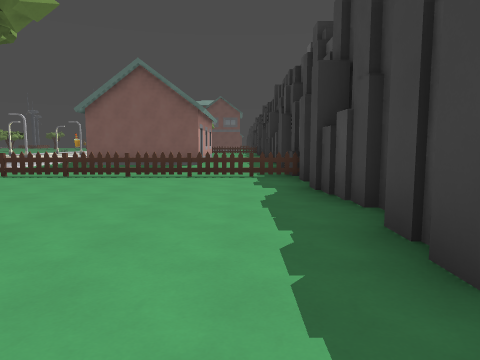
View 1 (above)

24 first-person views from a walk through a level from a Godot 3-D game. The camera is 1.5 m above the floor, tilts 6° down and sees 70° across. The floor is counted in squares, 2 m on a side. Each view is taken from the middle of a square. On the plan, view 1 faces up. The plan holds only what a view shows up to about 11 squares ahead; the rest is blank. The place goes on beyond the plan. Characters and animated objects are not drawn. Some surface patterns are stand-ins.

View 2
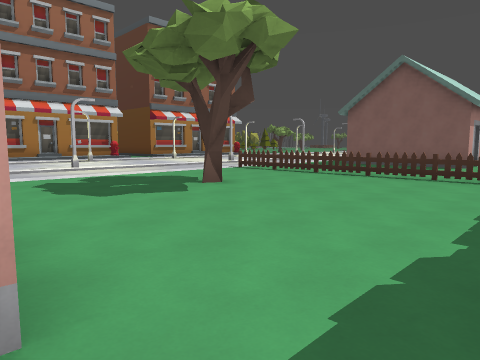

View 3
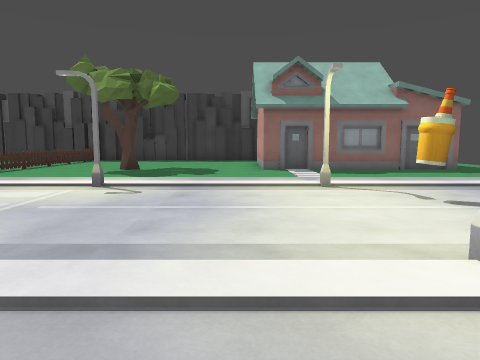

View 4
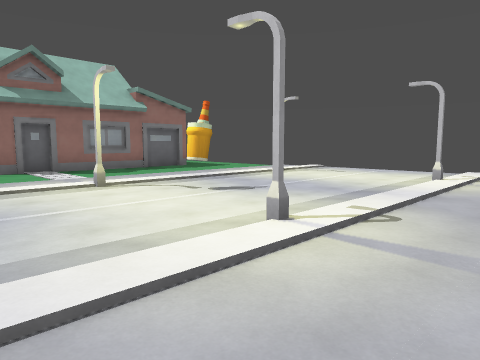

View 5
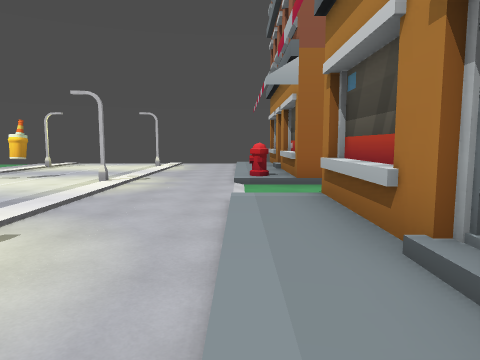

View 6
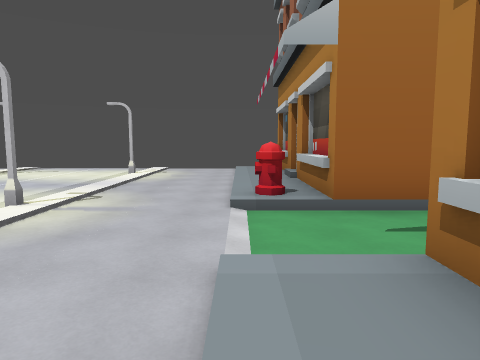

View 7
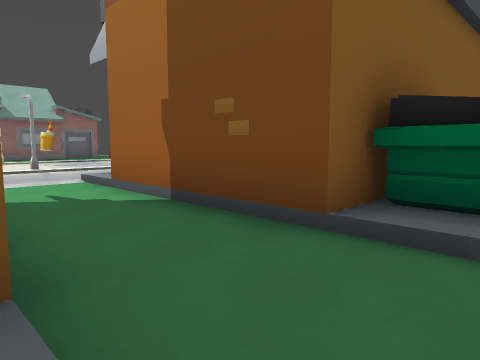

View 8
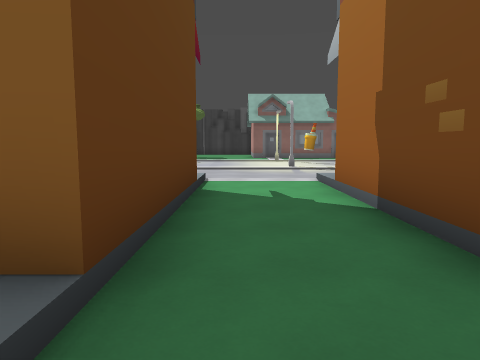

View 9
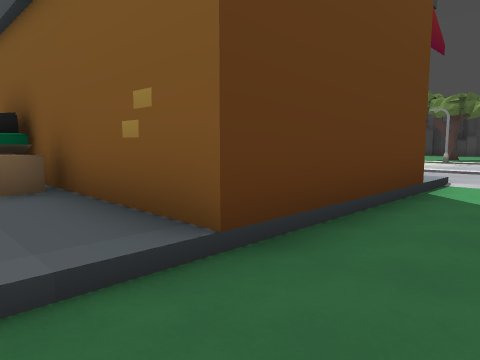

View 10
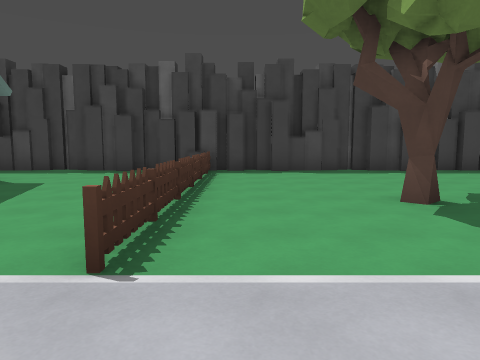

View 11
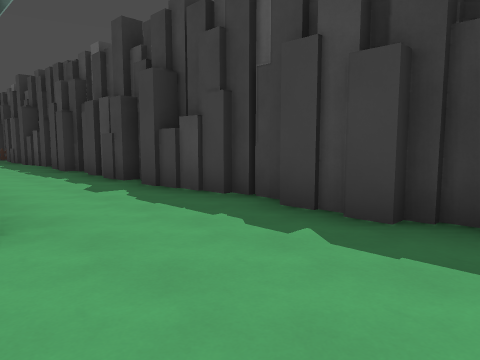

View 12
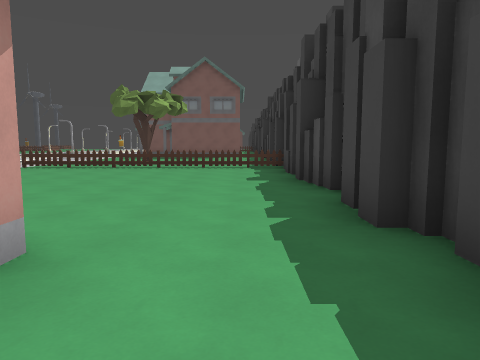

View 13
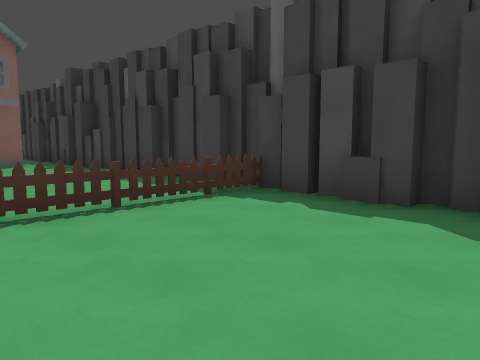

View 14
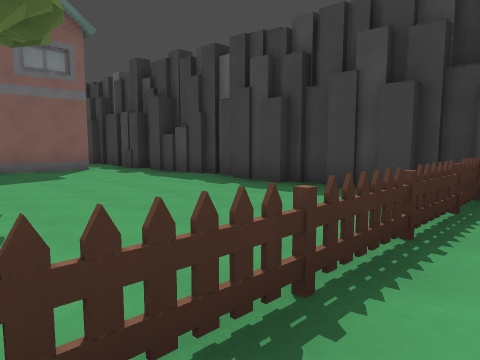

View 15
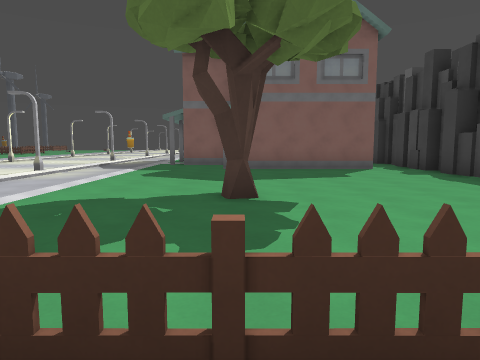

View 16
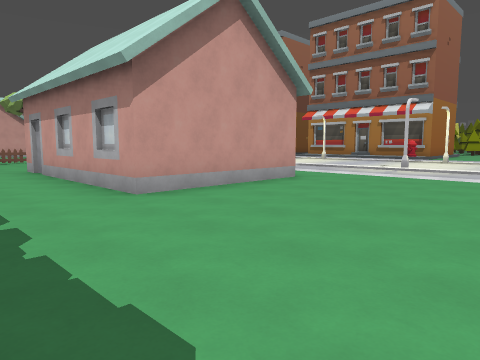

View 17
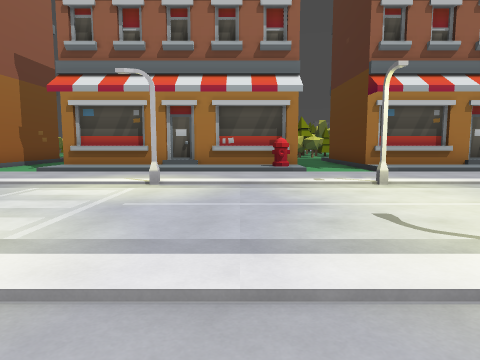

View 18
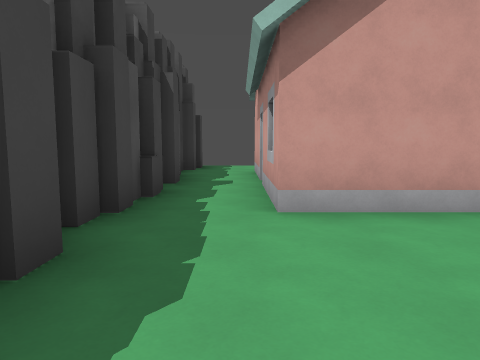

View 19
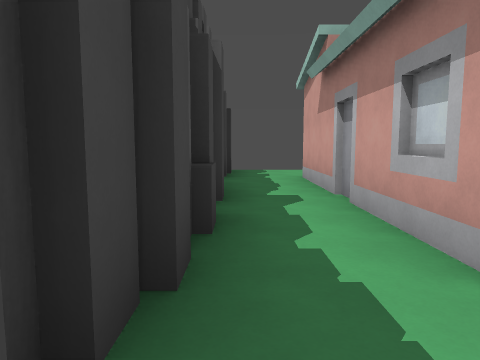

View 20
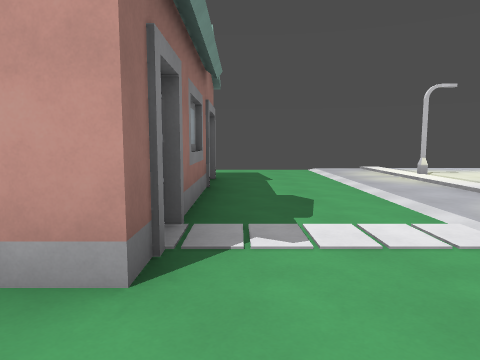

View 21
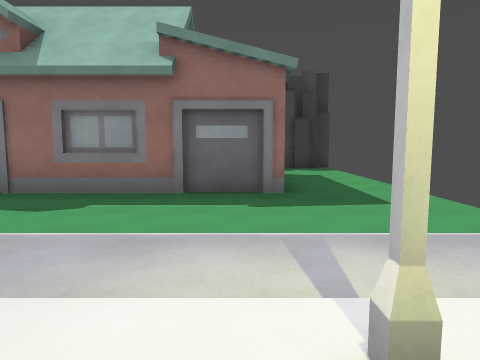

View 22
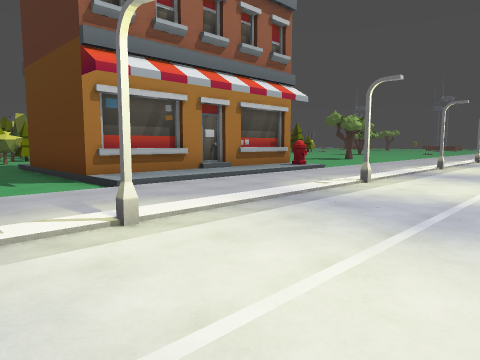

View 23
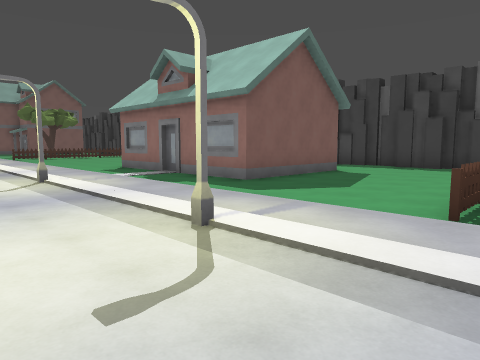

View 24
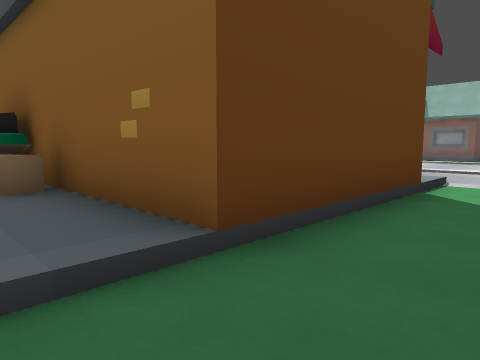

### Floor plan
Key: @ floor where view 1 was taken; # wall or solid block; x gap in a wall; . main floor; : floor 0.25 m higher than the main floor; / step, stairs or slope; = window, fence, low wall or low ledge; T tree; H house; B building; R rock; O other object.
Columns run from 23 left of view 1 to 2 right of it. Each row starts with its distance up from view 1.
 37             .. ....    H.#
 36             .............#
 35              ............#
 34              .#..........#
 33               ...........#
 32                ..........#
 31                ....T.....R
 30                 .........R
 29                  ........#
 28                   .......#
 27                  xx=x#xx##
 26                  ........#
 25                  ........#
 24                   .......#
 23                   .......#
 22                 .........#
 21             .............#
 20           :..............#
 19          .#. .#..........#
 18         ..:.  ....H###...#
 17   B   B/..:.  ....H  #...#
 16  BB  B /..:.. ....#  #...#
 15  BB  B /..:.......#  #...#
 14  BB    /..#...#...#  #...#
 13   B  B /..:.......H  #...#
 12   B  B /..:..............#
 11 //BBBB//..:..............#
 10 ..........:..............#
  9 .... .....#...#..........#
  8   B  BB/..:......xx=x#xx##
  7  BB  B /..:..............#
  6  BB  B /..:..............#
  5  BB    /..#..............#
  4   B  B /..:........T.....#
  3   B  B /..:...#..........#
  2 /:BBBB:/..:..............#
  1 ..........:..............#
  0 ..........:........####@.#
 -1 /:BBBBB/..#...#....#  #..#
 -2  BB  B /..:.OO.....#  #..#
 -3   B  B /..:........H  #..#
 -4  BB  B /..:........#   ..#
 -5   B  B /..:........#   ..#
 -6   B  B /..#...#..........R
 -7      B  ..:..............R
 -8                          R

Where each view was taken, in squares from view 1:
view 1: 0 up, 0 right, facing up
view 2: 0 up, 1 right, facing up-left
view 3: 1 up, 15 left, facing right
view 4: 2 up, 15 left, facing down-right
view 5: 7 up, 16 left, facing down
view 6: 4 up, 16 left, facing down
view 7: 2 up, 23 left, facing down-right
view 8: 1 up, 23 left, facing right
view 9: 0 up, 23 left, facing up-right
view 10: 7 up, 9 left, facing right
view 11: 9 up, 2 left, facing up-right
view 12: 16 up, 0 right, facing up
view 13: 23 up, 3 left, facing up-right
view 14: 26 up, 4 left, facing up-right
view 15: 26 up, 4 left, facing up
view 16: 23 up, 1 right, facing down-left
view 17: 7 up, 7 left, facing left
view 18: 4 up, 0 right, facing down
view 19: 2 up, 1 right, facing down
view 20: 2 up, 5 left, facing down
view 21: 5 down, 10 left, facing right
view 22: 8 up, 10 left, facing up-left
view 23: 7 up, 11 left, facing up-right
view 24: 9 up, 23 left, facing up-right
